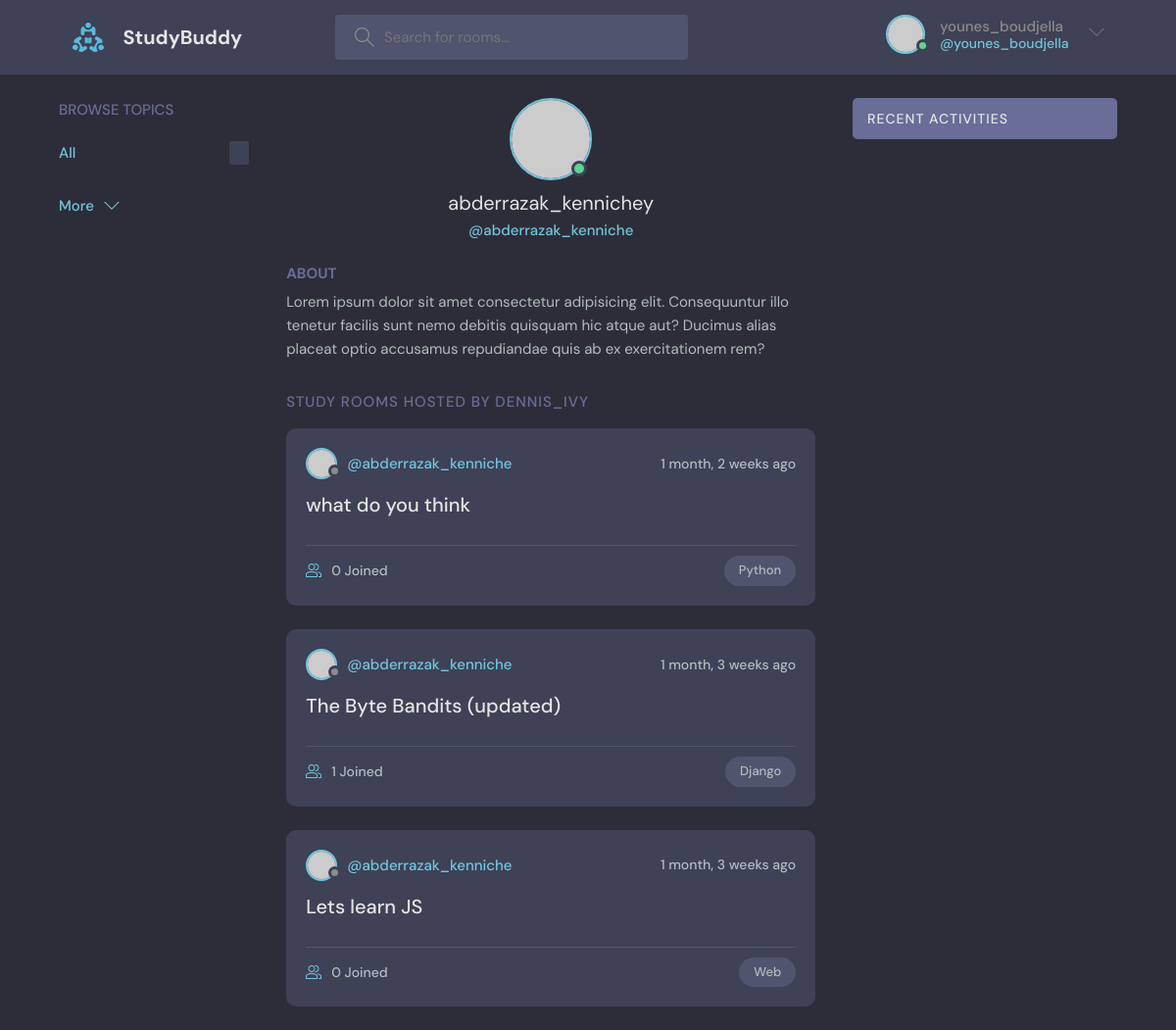
/profile/1/ (signed in), run on the app's committed database.
### base/models.py (models this page shows, shortened)
class Room(models.Model):
    host = models.ForeignKey(User, on_delete=models.SET_NULL, null=True)
    topic = models.ForeignKey(Topic, on_delete=models.SET_NULL, null=True)
    name = models.CharField(max_length=200)
    description = models.TextField(null=True, blank=True)
    participants = models.ManyToManyField(User, related_name='participants', blank=True)
    updated = models.DateTimeField(auto_now=True) # modified when updating
    created = models.DateTimeField(auto_now_add=True) # modified when created
    class Meta:
        ordering = ['-updated' , '-created']

class Topic(models.Model):
    name = models.CharField(max_length=200)

### base/views.py (the view)
# urls.py: path('profile/<str:pk>/', views.userProfile, name="user-profile"),
def userProfile(request, pk):
    user = User.objects.get(id=pk)
    rooms = user.room_set.all()
    room_messages = user.message_set.all()
    topics = Topic.objects.all()
    context = {'user' : user , 'rooms' : rooms , 'room_message' : room_messages}
    return render(request, 'base/profile.html', context)

### base/templates/base/profile.html (shortened to what this page needs)
  {% extends 'main.html' %}
  {% block content %}
  <main class="profile-page layout layout--3">
    <div class="container">
      {% include 'base/topics_component.html' %}
      <div class="roomList">
        <div class="profile">
          <div class="profile__avatar">
            <div class="avatar avatar--large active">
              <img src="https://randomuser.me/api/portraits/men/11.jpg" />
            </div>
          </div>
          <div class="profile__info">
            <h3>{{user.username}}y</h3>
            <p>@{{user.username}}</p>
          </div>
          <div class="profile__about">
            <h3>About</h3>
            <p>
              Lorem ipsum dolor sit amet consectetur adipisicing elit. Consequuntur illo tenetur
              facilis sunt nemo debitis quisquam hic atque aut? Ducimus alias placeat optio
              accusamus repudiandae quis ab ex exercitationem rem?
            </p>
          </div>
        </div>
        <div class="roomList__header">
          <div>
            <h2>Study Rooms Hosted by dennis_ivy</a>
            </h2>
          </div>
        </div>
        {% include 'base/feed_component.html' %}
      </div>
      {% include 'base/activity_component.html' %}
    </div>
  </main>
{% endblock content %}

### templates/navbar.html (shortened to what this page needs)
{% load static %}
<header class="header header--loggedIn">
    <div class="container">
      <a href="{% url 'home' %}" class="header__logo">
        <img src="{% static 'images/logo.svg' %}" >
        <h1>StudyBuddy</h1>
      </a>
      <form class="header__search" method="GET" action="{% url 'home' %}">
        <label>
          <input name='q' placeholder="Search for rooms..." />
        </label>
      </form>
      <nav class="header__menu">
        {% if request.user.is_authenticated %}
        <div class="header__user">
          <a href="{% url 'update-user' %}">
            <div class="avatar avatar--medium active">
              <img src="https://randomuser.me/api/portraits/men/37.jpg" />
            </div>
            <p>{{request.user.username}} <span>@{{request.user.username}}</span></p>
          </a>
          <button class="dropdown-button">
            <svg version="1.1" xmlns="http://www.w3.org/2000/svg" width="32" height="32" viewBox="0 0 32 32">
              <title>chevron-down</title>
              <path d="M16 21l-13-13h-3l16 16 16-16h-3l-13 13z"></path>
            </svg>
          </button>
        </div>
        {% else %}
        <a href="{% url 'login' %}">
            <img src="{% static 'images/avatar.svg' %}" />
            <p>Login</p>
        </a>
        {% endif %}
      </nav>
    </div>
</header>

### base/templates/base/feed_component.html (shortened to what this page needs)
{% for room in rooms %}
<div class="roomListRoom">
    <div class="roomListRoom__header">
      <a href="{% url 'user-profile' room.host.id %}" class="roomListRoom__author">
        <div class="avatar avatar--small">
          <img src="https://randomuser.me/api/portraits/women/11.jpg" />
        </div>
        <span>@{{room.host.username}}</span>
      </a>
      <div class="roomListRoom__actions">
        <span>{{room.created|timesince}} ago</span>
      </div>
    </div>
    <div class="roomListRoom__content">
      <a href="{% url 'room' room.id %}">{{room.name}}</a>
    </div>
    <div class="roomListRoom__meta">
      <a href="{% url 'room' room.id %}" class="roomListRoom__joined">
        {{room.participants.all.count}} Joined
      </a>
      <p class="roomListRoom__topic">{{room.topic.name}}</p>
    </div>
  </div>
{% endfor %}

### data on the page
Room: host.username "abderrazak_kenniche", created "1 month, 2 weeks", name "what do you think", participants.all.count "0", topic.name "Python"
Room: host.username "abderrazak_kenniche", created "1 month, 3 weeks", name "The Byte Bandits (updated)", participants.all.count "1", topic.name "Django"
Room: host.username "abderrazak_kenniche", created "1 month, 3 weeks", name "Lets learn JS", participants.all.count "0", topic.name "Web"

### other printed values
{{ request.user.username }} "younes_boudjella"
{{ user.username }} "abderrazak_kenniche"
